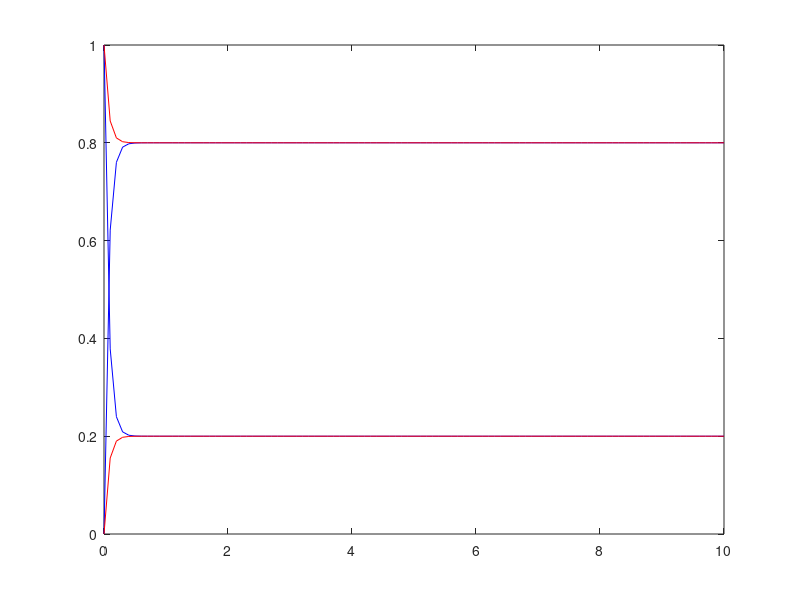

MATLAB code to generate this figure:
Q = [-12 12; 3 -3];
index=1;
for t=0:0.1:10
  P = expm(Q*t);
  ROW1_1(index) = P(1,1);
  ROW1_2(index) = P(1,2);
  ROW2_1(index) = P(2,1);
  ROW2_2(index) = P(2,2);
  index = index +1;
endfor
t = 0:0.1:10;
plot(t,ROW1_1,'b',t,ROW1_2,'b',t,ROW2_1,'r',t,ROW2_2,'r');